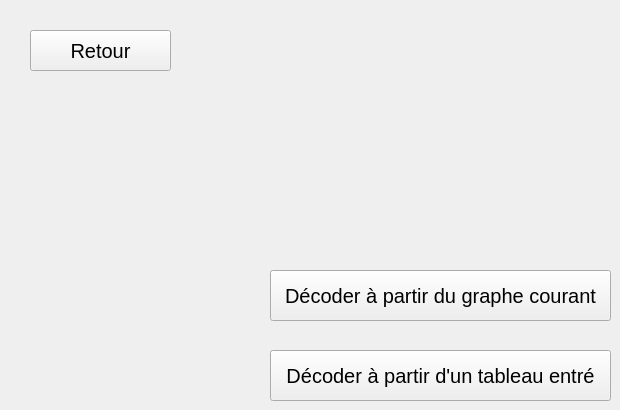
    <widget class="QWidget" name="pageDecodagePrufer">
     <widget class="QPushButton" name="btnDecodageGrapheCourant">
      <property name="geometry">
       <rect>
        <x>270</x>
        <y>270</y>
        <width>341</width>
        <height>51</height>
       </rect>
      </property>
      <property name="font">
       <font>
        <pointsize>15</pointsize>
        <bold>false</bold>
       </font>
      </property>
      <property name="tabletTracking">
       <bool>false</bool>
      </property>
      <property name="text">
       <string>Décoder à partir du graphe courant</string>
      </property>
     </widget>
     <widget class="QPushButton" name="btnRetourCodagePrufer_2">
      <property name="geometry">
       <rect>
        <x>30</x>
        <y>30</y>
        <width>141</width>
        <height>41</height>
       </rect>
      </property>
      <property name="font">
       <font>
        <pointsize>15</pointsize>
       </font>
      </property>
      <property name="text">
       <string>Retour</string>
      </property>
     </widget>
     <widget class="QPushButton" name="btnDecodageTableau">
      <property name="geometry">
       <rect>
        <x>270</x>
        <y>350</y>
        <width>341</width>
        <height>51</height>
       </rect>
      </property>
      <property name="font">
       <font>
        <pointsize>15</pointsize>
        <bold>false</bold>
       </font>
      </property>
      <property name="tabletTracking">
       <bool>false</bool>
      </property>
      <property name="text">
       <string>Décoder à partir d'un tableau entré</string>
      </property>
     </widget>
    </widget>
